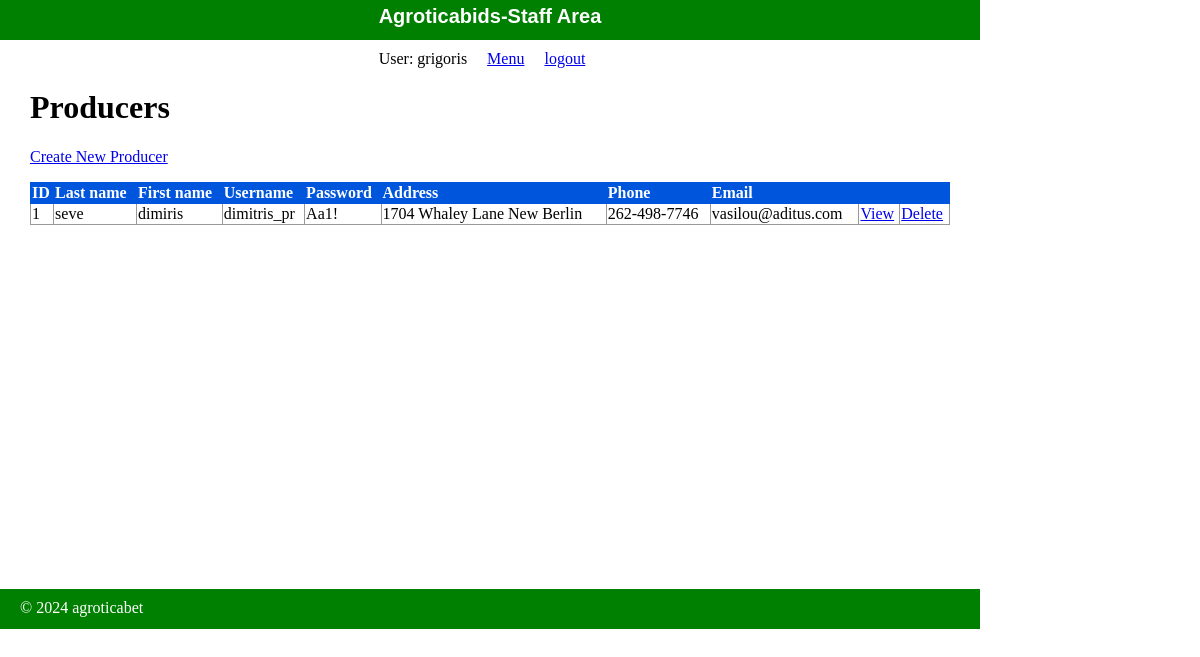
Screenshot of /public/staff/producers/index.php (signed in) with the database file from the repository.
### tables this page shows
CREATE TABLE `producers` (
  `id` int(11) NOT NULL,
  `last_name` varchar(255) DEFAULT NULL,
  `first_name` varchar(255) DEFAULT NULL,
  `username` varchar(255) DEFAULT NULL,
  `password` varchar(255) DEFAULT NULL,
  `address` text,
  `phone` text,
  `email` varchar(255) DEFAULT NULL
);

### private/functions.php (called while the page is built, shortened)
<?php
function url_for($script_path) {
  return WWW_ROOT . $script_path;
}
function u($string="") {
  return urlencode($string);
}
function h($string="") {
  return htmlspecialchars($string);
}
?>

### private/query_functions.php (called while the page is built, shortened)
<?php
  function find_all_producers() {
    global $db;
    $sql = "SELECT * FROM producers ";
    $sql .= "ORDER BY id ASC";
    $result = mysqli_query($db, $sql);
    return $result;
  }
  ?>

### public/staff/producers/index.php (the view, shortened to what this page needs)
<?php
  $producer_set = find_all_producers();
?>
<?php include(SHARED_PATH . '/staff_header.php'); ?>
<div id="content">
  <div class="producers listing">
    <h1>Producers</h1>
    <div class="actions">
      <a class="actions" href="<?php echo url_for('/staff/producers/new.php'); ?>"> Create New Producer</a>
    </div>
    <table class="list">
      <tr>
        <th>ID</th>
        <th>Last name</th>
        <th>First name</th>
        <th>Username</th>
        <th>Password</th>
        <th>Address</th>
        <th>Phone</th>
        <th>Email</th>
        <th>&nbsp;</th>
        <th>&nbsp;</th>
      </tr>
  <?php while($producer = mysqli_fetch_assoc($producer_set)) { ?>
      <tr>
          <td><?php echo h($producer['id']); ?></td>
          <td><?php echo h($producer['last_name']); ?></td>
          <td><?php echo h($producer['first_name']); ?></td>
          <td><?php echo h($producer['username']); ?></td>
    	    <td><?php echo h($producer['password']); ?></td>
          <td><?php echo h($producer['address']); ?></td>
          <td><?php echo h($producer['phone']); ?></td>
          <td><?php echo h($producer['email']); ?></td>
          <td><a class="action" href="<?php echo url_for('/staff/producers/show.php?id=' . h(u($producer['id']))); ?>">View</a></td>
          <td><a class="action" href="<?php echo url_for('/staff/producers/delete.php?id=' . h(u($producer['id']))); ?>">Delete</a></td>
    	 </tr>
  <?php } ?>
</table>
</div>
</div>
<?php include(SHARED_PATH . '/staff_footer.php'); ?>

### public/stylesheets/staff.css (style rules this page uses)
html { height: 100%; width: 100%; }
body { height: 980px; width: 100%; margin: 0; padding: 0; }
#content { width: 920px; min-height: 500px; padding: 0 30px; }
.actions { margin-bottom: 1em; }
table { border-collapse: collapse; vertical-align: top; }
table.list { width: 100%; }
table.list tr td { border: 1px solid #999999; }
table.list tr th { border: 1px solid #0055DD; background: #0055DD; color: white; text-align: left; }

### rows the page displays
producers: id "1", last_name "seve", first_name "dimiris", username "dimitris_pr", password "Aa1!", address "1704 Whaley Lane New Berlin", phone "262-498-7746", email "vasilou@aditus.com"

### other values shown
$_SESSION['username'] "grigoris"
